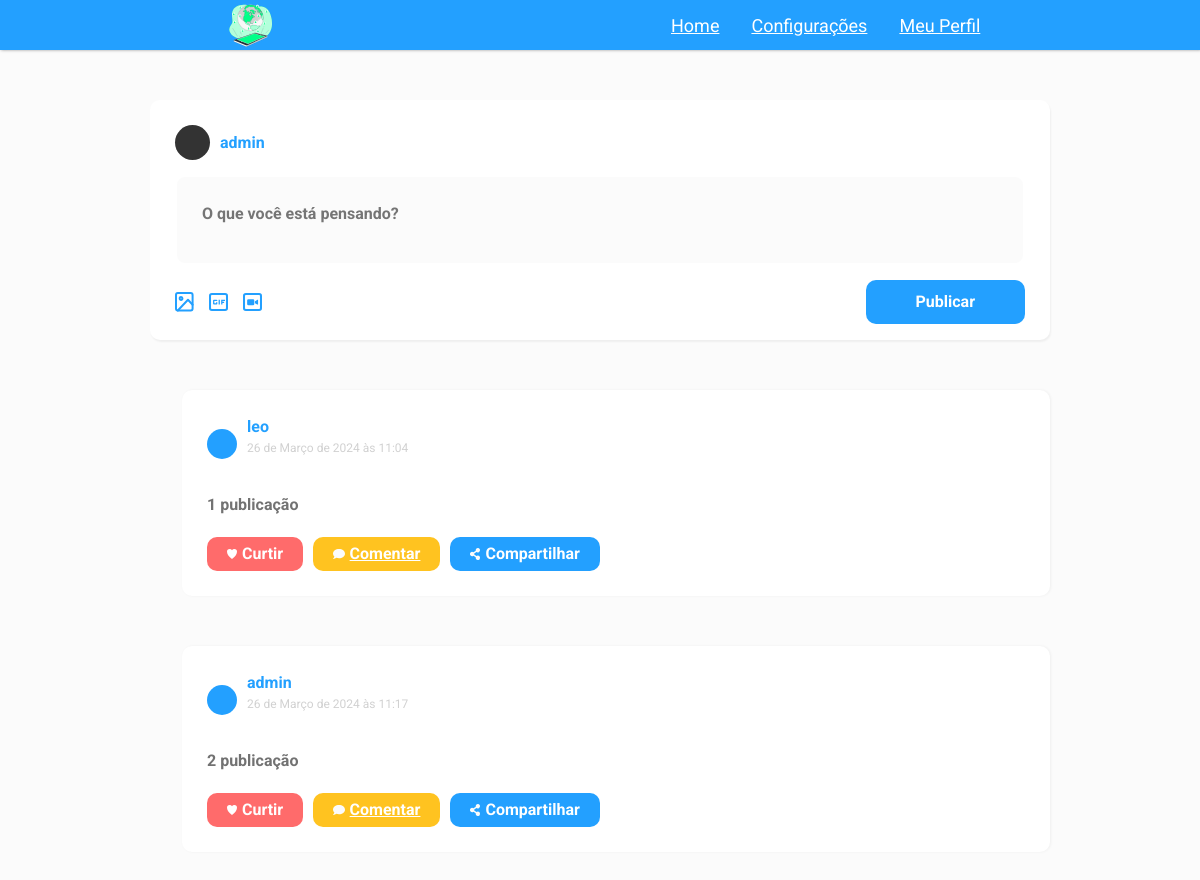
Page /home/home/ (signed in) on the earlier database version.
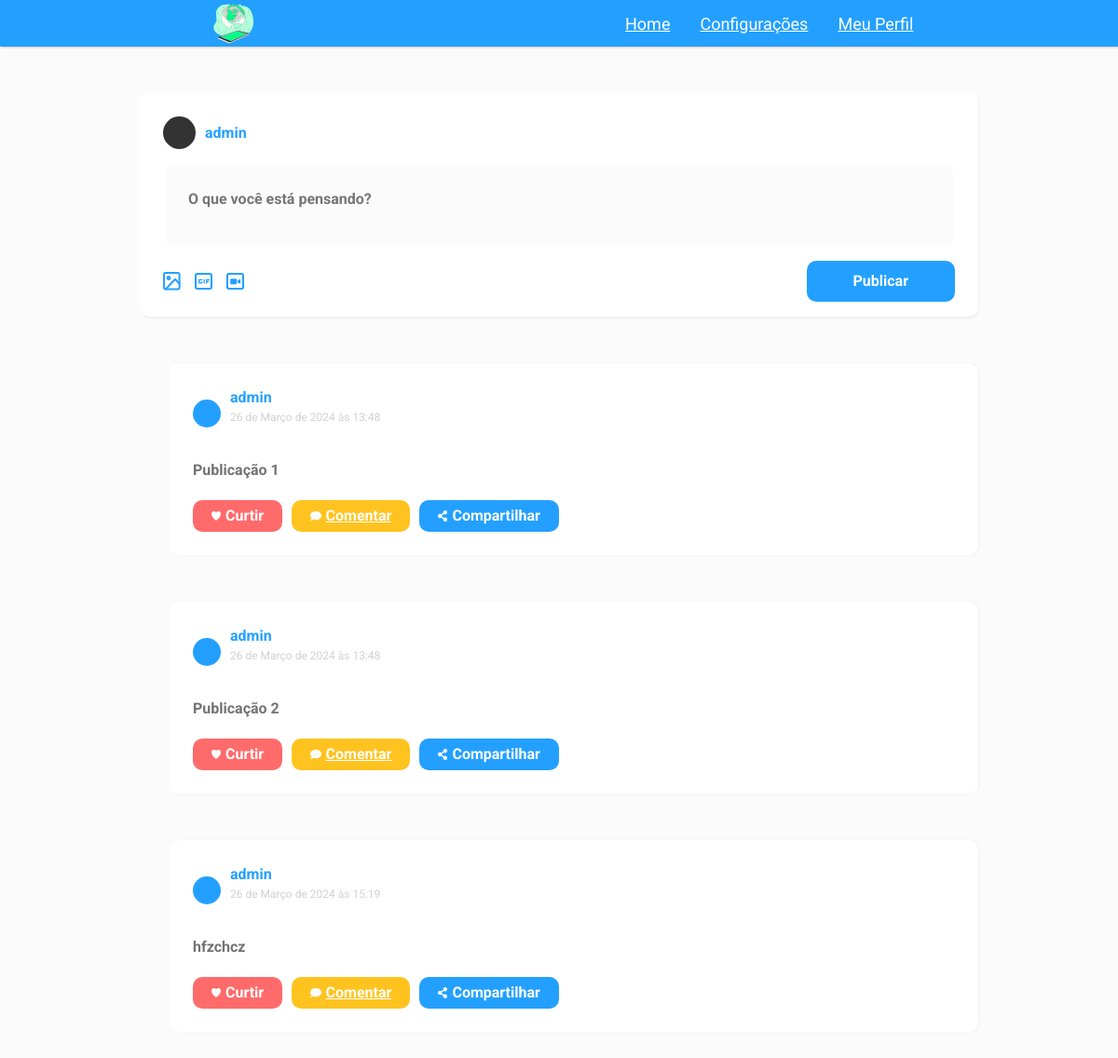
Same page on the later database version.
### home/models.py (models this page shows, shortened)
class Publicacao(models.Model):
    autor = models.ForeignKey(User, on_delete=models.CASCADE)
    conteudo = models.TextField()
    data_publicacao = models.DateTimeField(auto_now_add=True)
    curtidas = models.ManyToManyField(User, related_name='curtidas', blank=True)

### home/views.py (the view)
# urls.py: path('home/', views.home, name="home"),
def home(request):
    if not request.user.is_authenticated:
        return render(request, '/usuarios/logar')
    else:
        publicacoes = Publicacao.objects.all()
        return render(request, 'home.html', {'publicacoes': publicacoes})

### home/templates/home.html (shortened to what this page needs)
{% extends 'base.html' %}
{% load static %}
{% block 'cabecalho' %}
    <link rel="stylesheet" href="{% static 'home/css/home.css' %}">
{% endblock %}
{% block 'conteudo' %}
    <header class="cabecalho">
        <img class="cabecalho-imagem" src="{% static 'home/img/inicial.svg' %}" alt="Logo da rede social">
        <nav class="cabecalho-menu">
            <a class="cabecalho-menu-item" href="#">Home</a>
            <a class="cabecalho-menu-item" href="#">Configurações</a>
            <a class="cabecalho-menu-item" href="#">Meu Perfil</a>
        </nav>
    </header>
    <main class="main">
        <div class="newPost">
            <div class="infoUser">
                <div class="imgUser"></div>
                <strong>{{request.user}}</strong>
            </div>
            <form id="post-form" method="POST" action="{% url 'publicacao' %}" class="formPost">{% csrf_token %}
                <textarea id="post-text" name="post-text" placeholder="O que você está pensando?"></textarea>
                <div class="iconsAndButton">
                    <div class="icons">
                        <button class="btnFileForm"><img src="{% static 'home/img/img.svg' %}" alt="Adicionar uma imagem"></button>
                        <button class="btnFileForm"><img src="{% static 'home/img/gif.svg' %}" alt="Adicionar um gif"></button>
                        <button class="btnFileForm"><img src="{% static 'home/img/video.svg' %}" alt="Adicionar um video"></button>
                    </div>
                    <button type="submit" id="post-button" class="btnSubmitForm">Publicar</button>
                </div>
            </form>
        </div>
        <ul class="posts">
            {% for publicacao in publicacoes %}
            <li class="post">
                <div class="infoUserPost">
                    <div class="imgUserPost"></div>
                    <div class="nameAndHour">
                        <strong>{{ publicacao.autor }}</strong>
                        <p>{{ publicacao.data_publicacao }}</p>
                    </div>
                </div>
                <p>{{ publicacao.conteudo }}</p>
                <div class="actionBtnPost">
                    <button type="button" class="filesPost like"><img src="{% static 'home/img/heart.svg' %}" alt="Curtir">Curtir</button>
                    <a class="filesPost comment" href="{% url 'comentarios' publicacao.id %}">
                        <img src="{% static 'home/img/comment.svg' %}" alt="">
                        Comentar
                    </a>
                    <button type="button" class="filesPost share"><img src="{% static 'home/img/share.svg' %}" alt="Compartilhar">Compartilhar</button>
                </div>
            </li>
            {% endfor %}
        </ul>
    </main>
    {% endblock %}

### templates/base.html (shortened to what this page needs)
{% load static %}
<!DOCTYPE html>
<html lang="pt-br">
<head>
    <link rel="stylesheet" href="{% static 'geral/css/base.css' %}">
    <link href="https://cdn.jsdelivr.net/npm/bootstrap@5.3.2/dist/css/bootstrap.min.css" rel="stylesheet">
    {% block 'cabecalho' %} {% endblock %}
</head>
<body>
    {% block 'conteudo' %} {% endblock %}
</body>
</html>

### templates/static/geral/css/base.css (style rules this page uses)
body { margin: 0; }

### templates/static/home/css/home.css (style rules this page uses)
* { margin:0; padding:0; box-sizing:border-box; text-decoration: none; }
body { background: #fbfbfb; font-family:'Roboto', sans-serif; -webkit-font-smoothing: antialiased !important; }
li { list-style:none; }
header { width: 100%; height: 50px; background: #23a0ff; display: flex; align-items: center; justify-content: center; box-shadow: 1px 0 3px rgba(0,0,0,0.4); }
.cabecalho { display: flex; flex-direction: row; align-items: center; justify-content: space-around; padding: 24px; }
.cabecalho-imagem { height: 60px; }
.cabecalho-menu { display: flex; gap: 32px; }
.cabecalho-menu-item { font-weight: 400; font-size: 18px; color: #FFF; }
.main { max-width: 900px; margin: 0 auto; }
.newPost { width:100%; height: 240px; display: flex; align-items: flex-start; flex-direction: column; margin: 50px 0; padding:25px; background:#fff; border-radius: 10px; box-shadow: 1px 2px 2px rgba(0,0,0,0.05); }
.infoUser { display: flex; align-items: center; justify-content: center; }
.imgUser { width: 35px; height: 35px; border-radius: 50%; background: #333; }
.infoUser strong { font-size: 16px; color:#23a0ff; margin-left: 10px; }
.formPost { display: flex; flex-direction: column; width: 100%; }
.formPost textarea { background: #fbfbfb; margin:15px 0; padding: 25px; border-radius: 10px; resize: none; border: 0; height: 90px; outline: none; font-weight: bold; color:#727272; font-family: 'Roboto', sans-serif; border:2px solid #fff; }
.iconsAndButton { display: flex; align-items: center; justify-content: space-between; }
.icons { width: 100px; display: flex; align-items: center; justify-content: space-between; }
.icons button { outline: none; margin-right: 15px; border:0; background: #fff; cursor: pointer; display: flex; align-items: center; justify-content: center; }
button.btnSubmitForm { background: #23a0ff; padding: 10px 50px; color:#fff; font-weight: bold; cursor: pointer; border: 0; border-radius: 10px; transition: background 0.2s; }
li.post { margin-bottom: 50px; background: #fff; width: 100%; border-radius: 10px; padding: 25px; box-shadow: 1px 0 3px rgba(0,0,0,0.05); }
.infoUserPost { display: flex; align-items: center; }
.imgUserPost { width: 30px; height: 30px; border-radius: 50%; background: #23a0ff; }
.nameAndHour { margin-left: 10px; }
.nameAndHour >strong { color:#23a0ff; }
.nameAndHour >p { color:#d1d1d1; font-size:12px; }
.post >p { width: 100%; margin:20px 0; font-weight: bold; color: #727272; }
.actionBtnPost { display:flex; align-items: center; }
.filesPost { padding:5px 20px; border: 0; display:flex; align-items: center; justify-content: center; outline:none; margin-right: 10px; border-radius:10px; cursor: pointer; color:#fff; font-weight: bold; transition: background 0.2s; }
.filesPost img { margin-right: 5px; }
.like { background: #ff6b6b; }
.comment { background: #ffc320; }
.share { background: #23a0ff; }

Differences in the rows shown:
removed Publicacao: autor "leo", data_publicacao "26 de Março de 2024 às 11:04", conteudo "1 publicação"
removed Publicacao: autor "admin", data_publicacao "26 de Março de 2024 às 11:17", conteudo "2 publicação"
added Publicacao: autor "admin", data_publicacao "26 de Março de 2024 às 13:48", conteudo "Publicação 1"
added Publicacao: autor "admin", data_publicacao "26 de Março de 2024 às 13:48", conteudo "Publicação 2"
added Publicacao: autor "admin", data_publicacao "26 de Março de 2024 às 15:19", conteudo "hfzchcz"
